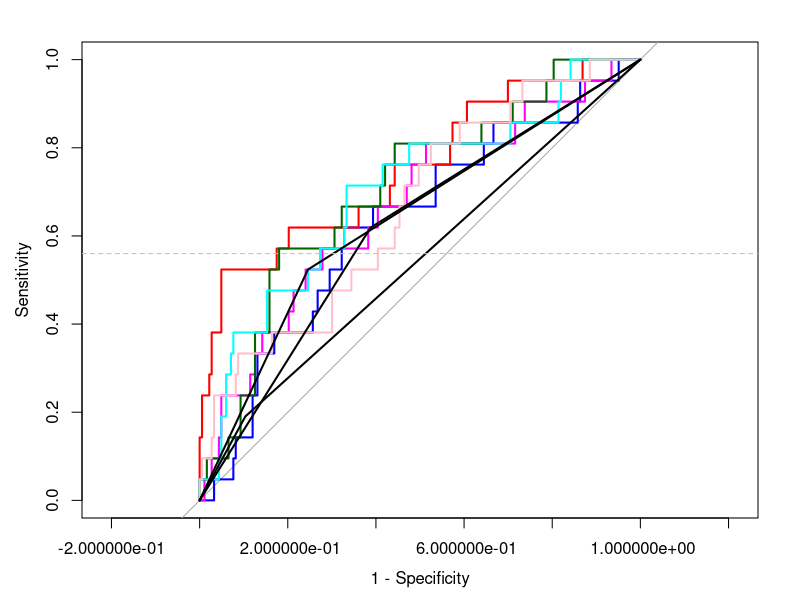
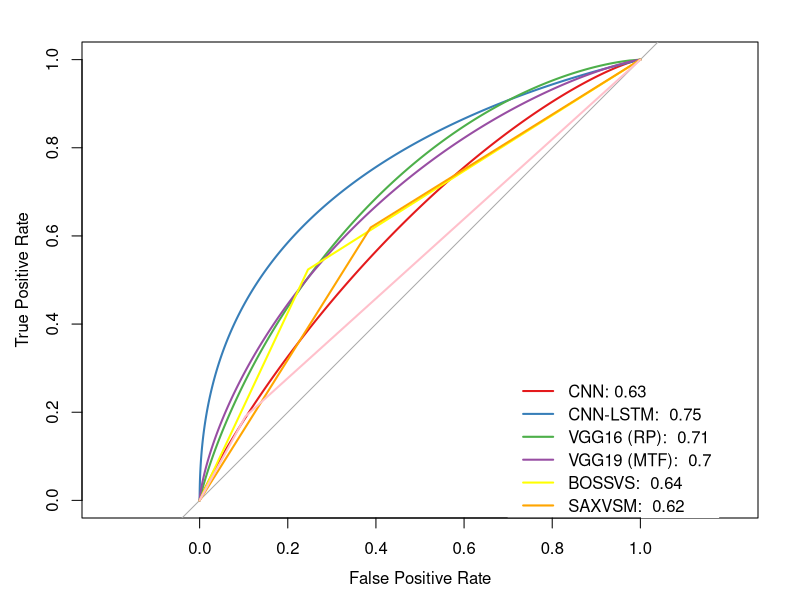
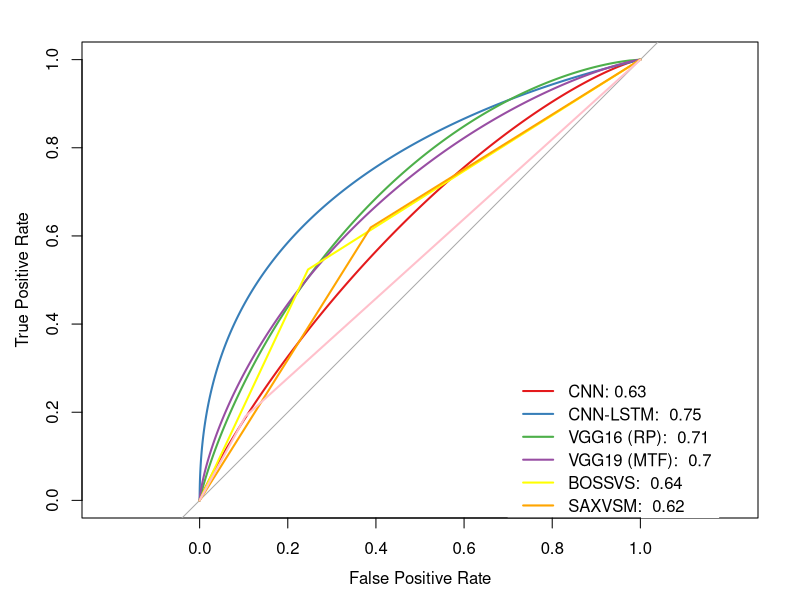

Reproduce these figures in R, in order.
# Confusion Matrix
library(data.table)
library(caret)
library(pROC)
# while(!round(roc(df$actual, df$random)$auc,2) == 0.5){
#   df$random = runif(nrow(df))
# }

setwd("/Users/apple/Desktop/FINAL_FINAL/Analysis")

df= fread("all_pred.csv")

cnn = roc(df$Label, df$CNN, ci = T)

cnn_lstm = roc(df$Label, df$CNN_LSTM, ci =T)

vgg16_mtf = roc(df$Label, df$VGG16_mtf, ci = T)

vgg16_rp = roc(df$Label, df$VGG16_rp, ci =T)

vgg19_mtf = roc(df$Label, df$VGG19_mtf, ci =T)

vgg19_rp = roc(df$Label, df$VGG19_rp, ci = T)

boss = roc(df$Label, df$boss, ci = T )

saxvsm = roc(df$Label, df$SAXVSM, ci =T)

knn = roc(df$Label, df$KNN, ci =T)



##############
plot.roc(cnn, xlim=c(1,0), col='blue', legacy.axes=TRUE)
plot.roc(cnn_lstm, legacy.axes=TRUE, xlim=c(0.5,0), add=TRUE,
         col='red')
plot.roc(vgg16_mtf, legacy.axes=TRUE, xlim=c(1,0), add=TRUE,
         col='magenta')

plot.roc(vgg16_rp, legacy.axes=TRUE, xlim=c(1,0), add=TRUE,
         col='darkgreen')
plot.roc(vgg19_mtf, legacy.axes=TRUE, xlim=c(1,0), add=TRUE,
         col='cyan')
plot.roc(vgg19_rp, legacy.axes=TRUE, xlim=c(1,0), add=TRUE,
         col='pink')
plot.roc(boss, legacy.axes=TRUE, xlim=c(1,0), add=TRUE)
plot.roc(saxvsm, legacy.axes=TRUE, xlim=c(1,0), add=TRUE)
plot.roc(knn, legacy.axes=TRUE, xlim=c(1,0), add=TRUE)

abline(h=0.56, lty=2, col="grey")


# legend("bottomright", legend=c("DT=0.4806-0.6805 ", "RF=0.4898-0.6698",
#                                "SVM=0.4022-0.5872",
#                                "ANN=0.52-0.6965", "CNN=0.5422-0.7221"),
#        col=c('cyan2', "darkgreen","magenta","blue","red"), lwd=2)
#dev.off()

cols=c("#e41a1c","#377eb8","#4daf4a","#984ea3","yellow","orange","pink")

pdf("Final Results smoothed.pdf",pointsize=10)
plot(smooth(cnn), print.auc=F, main="",xaxt="n",ylab="True Positive Rate", xlab="False Positive Rate",col=cols[1])
plot(smooth(cnn_lstm), print.auc=F, main="",xaxt="n",ylab="True Positive Rate", xlab="False Positive Rate",col=cols[2],add=T)
plot(smooth(vgg16_rp), print.auc=F, main="",xaxt="n",ylab="True Positive Rate", xlab="False Positive Rate",col=cols[3],add=T)
plot(smooth(vgg19_mtf), print.auc=F, main="",xaxt="n",ylab="True Positive Rate", xlab="False Positive Rate",col=cols[4],add=T)
plot(boss, print.auc=F, main="",xaxt="n",ylab="True Positive Rate", xlab="False Positive Rate",col=cols[5],add=T)
plot(saxvsm, print.auc=F, main="",xaxt="n",ylab="True Positive Rate", xlab="False Positive Rate",col=cols[6],add=T)
plot(knn, print.auc=F, main="",xaxt="n",ylab="True Positive Rate", xlab="False Positive Rate",col=cols[7],add=T)
#abline(h=0.56, lty=2, col="grey")
legend(0.3,0.3,legend=c(paste("CNN: ",round(as.numeric(cnn$ci)[2],2),sep=""),
                        paste("CNN-LSTM:  ",round(as.numeric(cnn_lstm$ci)[2],2),sep=""),
                        paste("VGG16 (RP):  ", round(as.numeric(vgg16_rp$ci)[2],2),sep=""),
                        paste("VGG19 (MTF):  ", round(as.numeric(vgg19_mtf$ci)[2],2),sep=""),
                        paste("BOSSVS:  ", round(as.numeric(boss$ci)[2],2),sep=""),
                        paste("SAXVSM:  ", round(as.numeric(saxvsm$ci)[2],2),sep=""),
                        paste("KNN:  ", round(as.numeric(knn$ci)[2],2),sep="")),bty="o",bg="white",box.col="white",
       col=cols,lwd=2)
axis(1, at=seq(1,0,by=-0.2), labels=c("0.0","0.2","0.4","0.6","0.8","1.0"),pos=-0.04)
dev.off()

png("Final Results smoothed.png",pointsize=10)
plot(smooth(cnn), print.auc=F, main="",xaxt="n",ylab="True Positive Rate", xlab="False Positive Rate",col=cols[1])
plot(smooth(cnn_lstm), print.auc=F, main="",xaxt="n",ylab="True Positive Rate", xlab="False Positive Rate",col=cols[2],add=T)
plot(smooth(vgg16_rp), print.auc=F, main="",xaxt="n",ylab="True Positive Rate", xlab="False Positive Rate",col=cols[3],add=T)
plot(smooth(vgg19_mtf), print.auc=F, main="",xaxt="n",ylab="True Positive Rate", xlab="False Positive Rate",col=cols[4],add=T)
plot(boss, print.auc=F, main="",xaxt="n",ylab="True Positive Rate", xlab="False Positive Rate",col=cols[5],add=T)
plot(saxvsm, print.auc=F, main="",xaxt="n",ylab="True Positive Rate", xlab="False Positive Rate",col=cols[6],add=T)
plot(knn, print.auc=F, main="",xaxt="n",ylab="True Positive Rate", xlab="False Positive Rate",col=cols[7],add=T)
#abline(h=0.56, lty=2, col="grey")
legend(0.3,0.3,legend=c(paste("CNN: ",round(as.numeric(cnn$ci)[2],2),sep=""),
                        paste("CNN-LSTM:  ",round(as.numeric(cnn_lstm$ci)[2],2),sep=""),
                        paste("VGG16 (RP):  ", round(as.numeric(vgg16_rp$ci)[2],2),sep=""),
                        paste("VGG19 (MTF):  ", round(as.numeric(vgg19_mtf$ci)[2],2),sep=""),
                        paste("BOSSVS:  ", round(as.numeric(boss$ci)[2],2),sep=""),
                        paste("SAXVSM:  ", round(as.numeric(saxvsm$ci)[2],2),sep=""),
                        paste("KNN:  ", round(as.numeric(knn$ci)[2],2),sep="")),bty="o",bg="white",box.col="white",
       col=cols,lwd=2)
axis(1, at=seq(1,0,by=-0.2), labels=c("0.0","0.2","0.4","0.6","0.8","1.0"),pos=-0.04)
dev.off()

